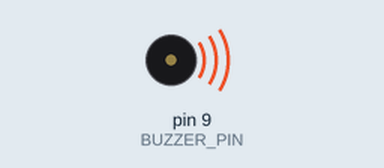
This sketch was run on a simulated Arduino Uno, built with avr-gcc and run on an emulated ATmega328P. Shown: buzzer (waves = sounding).

Above: at 0.2 s.
Timing chart, 0 to 5.8 s (numbered marks = the images above):
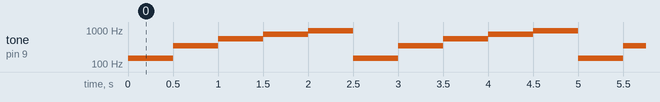

Measured:
- by itself, tone on pin 9 (BUZZER_PIN): repeats every 2.5 s: 350 Hz 0.50 s, 550 Hz 0.50 s, 750 Hz 0.50 s, 950 Hz 0.50 s, 150 Hz 0.50 s

The sketch:

sketch_jul25b.ino
```cpp
/*
* LAB Name: Arduino (Passive Buzzer) Example
* Author: Khaled Magdy
* For More Info Visit: www.DeepBlueMbedded.com
*/
#define BUZZER_PIN  9
//#define BTN_PIN     7

int FrequencyArr[5] = {150, 350, 550, 750, 950};
int Idx = 0;

void setup() {
  pinMode(BUZZER_PIN, OUTPUT);
//  pinMode(BTN_PIN, INPUT_PULLUP);
}

void loop() {
 /* if(digitalRead(BTN_PIN))
  {
    noTone(BUZZER_PIN);
  }
  else*/
  {
    tone(BUZZER_PIN, FrequencyArr[Idx++]);
    delay(500);
    if(Idx == 5)
    {
      Idx = 0;
    }
  }
}
```
